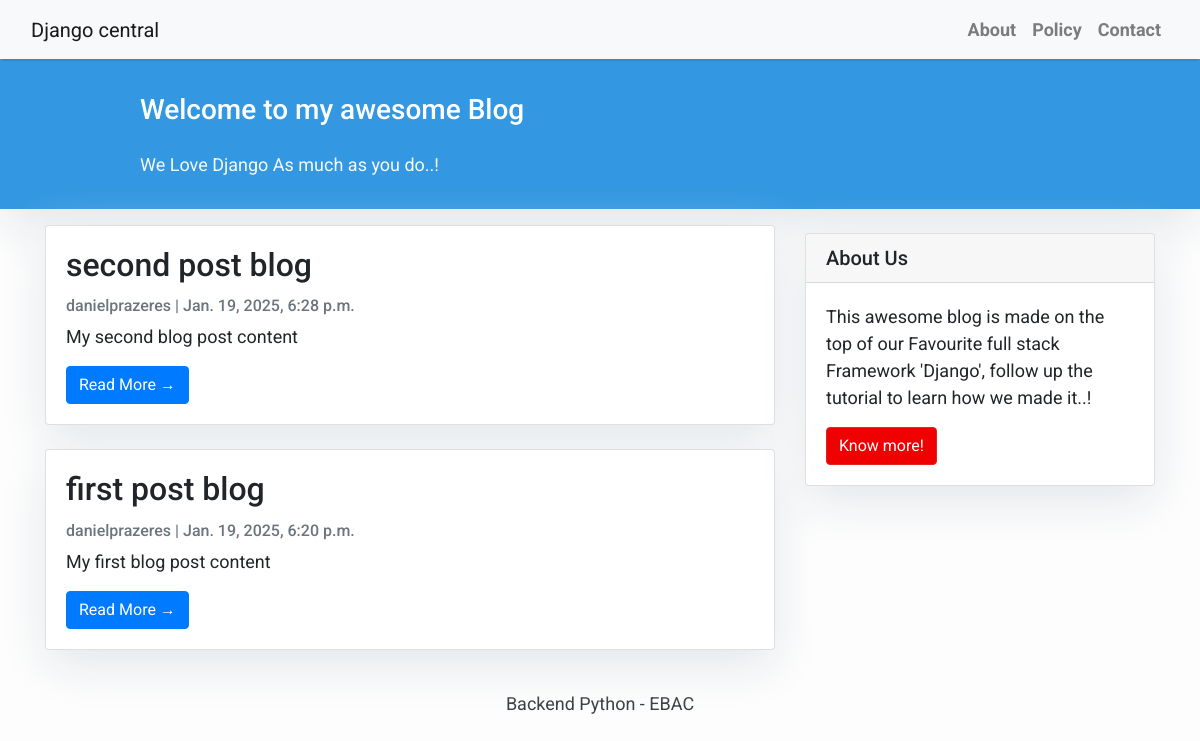
The page /home on the database its author committed.
### blog/models/post.py (models this page shows, shortened)
class Post(models.Model):
    title = models.CharField(max_length=200, unique=True)
    slug = models.SlugField(max_length=200, unique=True)
    author = models.ForeignKey(User, on_delete=models.CASCADE, related_name='blog_posts')
    updated_on = models.DateTimeField(auto_now=True)
    content = models.TextField()
    created_on = models.DateTimeField(auto_now_add=True)
    status = models.IntegerField(choices=STATUS, default=0)
    class Meta:
        ordering = ['-created_on']

### blog/views/post_view.py (the view)
# urls.py: path('', PostView.as_view(), name='home'),
class PostView(generic.ListView):
    queryset = Post.objects.filter(status=1).order_by('-created_on')
    template_name = 'index.html'

### templates/index.html (shortened to what this page needs)
{% extends "base.html" %}
{% block content %}
<header class="masthead">
    <div class="container">
        <div class="row">
            <div class=" col-md-8 col-md-10 mx-auto">
                <div class="site-heading">
                    <h3 class=" site-heading my-4 mt-3 text-white"> Welcome to my awesome Blog </h3>
                    <p class="text-light">We Love Django As much as you do..! &nbsp
                    </p>
                </div>
            </div>
        </div>
    </div>
</header>
<div class="container">
    <div class="row">
        <div class="col-md-8 mt-3 left">
            {% for post in post_list %}
            <div class="card mb-4">
                <div class="card-body">
                    <h2 class="card-title">{{ post.title }}</h2>
                    <p class="card-text text-muted h6">{{ post.author }} | {{ post.created_on}} </p>
                    <p class="card-text">{{post.content|slice:":200" }}</p>
                    <a href="{% url 'post_detail' post.slug  %}" class="btn btn-primary">Read More &rarr;</a>
                </div>
            </div>
            {% endfor %}
        </div>
        {% block sidebar %} {% include 'sidebar.html' %} {% endblock sidebar %}
    </div>
</div>
{%endblock%}

### templates/base.html (style rules this page uses)
body { font-family: "Roboto", sans-serif; font-size: 17px; background-color: #fdfdfd; }
.masthead { background: #3398E1; height: auto; padding-bottom: 15px; box-shadow: 0 16px 48px #E3E7EB; padding-top: 10px; }

### templates/index.html (style rules this page uses)
body { font-family: "Roboto", sans-serif; font-size: 18px; background-color: #fdfdfd; }
.card { box-shadow: 0 16px 48px #E3E7EB; }

### rows shown on the page
Post: title "second post blog", author "danielprazeres", created_on "Jan. 19, 2025, 6:28 p.m.", content "My second blog post content"
Post: title "first post blog", author "danielprazeres", created_on "Jan. 19, 2025, 6:20 p.m.", content "My first blog post content"
